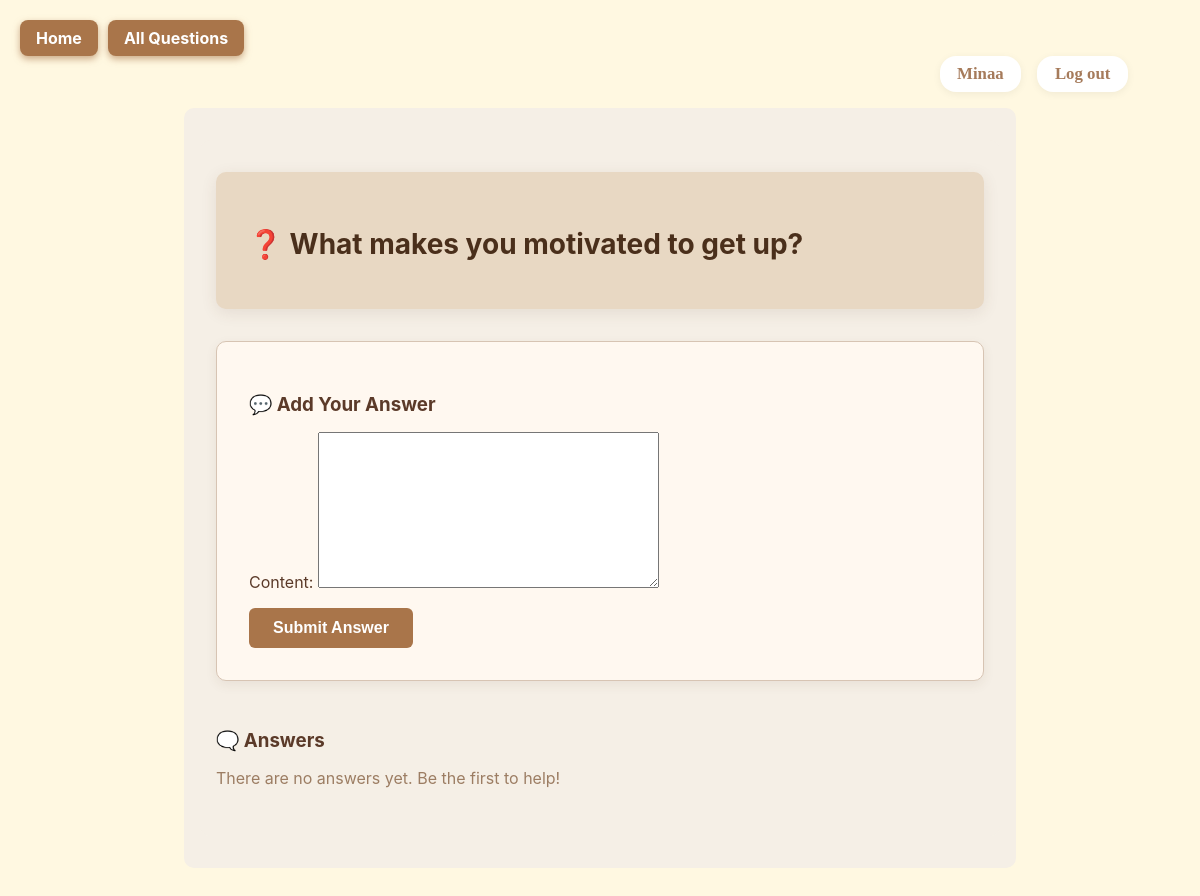
The app's page /question/6/ (signed in), older data.
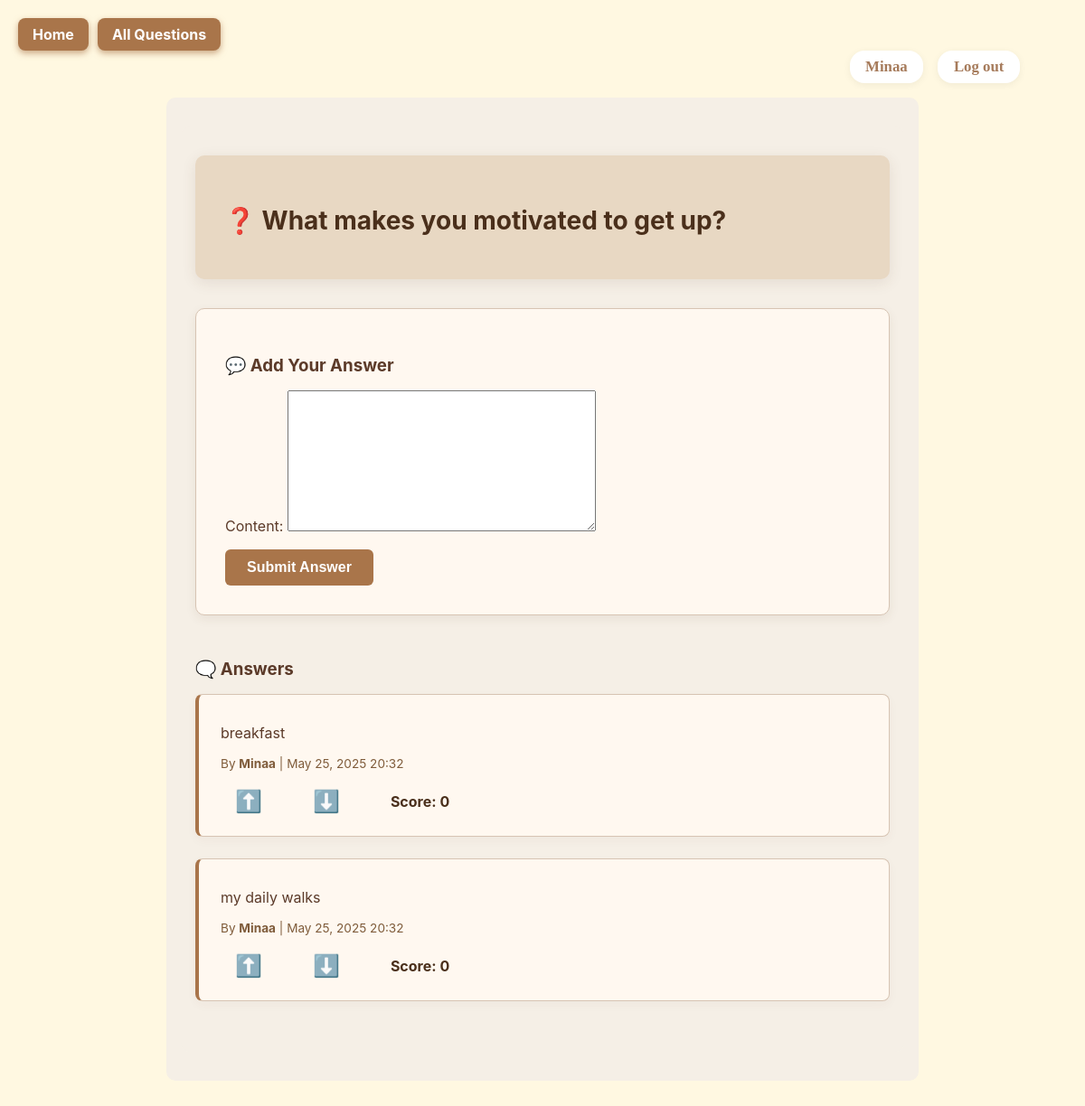
The same page, newer data.
### goldenqa/models.py (models this page shows, shortened)
class Question(models.Model):
    user = models.ForeignKey(User, on_delete=models.CASCADE)
    text = models.TextField()
    tag = models.CharField(max_length=30, choices=TAG_CHOICES, default='other')
    created_at = models.DateTimeField(auto_now_add=True)

class Answer(models.Model):
    user = models.ForeignKey(User, on_delete=models.CASCADE)
    question = models.ForeignKey(Question, related_name='answers', on_delete=models.CASCADE)
    content = models.TextField()
    created_at = models.DateTimeField(auto_now_add=True)
    def vote_score(self):
        upvote_count = self.upvote_set.count()
        downvote_count = self.downvote_set.count()
        return upvote_count - downvote_count

### goldenqa/views.py (the view)
# urls.py: path('question/<int:pk>/', views.question_detail, name='question_detail'),
def question_detail(request, pk):
    question = get_object_or_404(Question, pk=pk)
    user = request.user
    if not user.is_authenticated:
        return render(request, 'cores/must_login.html')
    answers = question.answers.annotate(
        upvote_count=Count('upvote_set'),
        downvote_count=Count('downvote_set')
    ).annotate(
        total_votes=F('upvote_count') + F('downvote_count')
    ).order_by('-total_votes', '-created_at')
    user_upvotes = set()
    user_downvotes = set()
    if user.is_authenticated:
        user_upvotes = set(
            Upvote.objects.filter(user=user, answer__in=answers).values_list('answer_id', flat=True)
        )
        user_downvotes = set(
            Downvote.objects.filter(user=user, answer__in=answers).values_list('answer_id', flat=True)
        )
    if request.method == 'POST':
        form = AnswerForm(request.POST)
        if form.is_valid():
            a = form.save(commit=False)
            a.user = user
            a.question = question
            a.save()
            return redirect('question_detail', pk=pk)
    else:
        form = AnswerForm()
    return render(request, 'cores/question_detail.html', {
        'question': question,
        'answers': answers,
        'form': form,
        'user_upvotes': user_upvotes,
        'user_downvotes': user_downvotes,
    })

### goldenqa/forms.py
class AnswerForm(forms.ModelForm):
    class Meta:
        model = Answer
        fields = ['content']

### goldenqa/templates/cores/question_detail.html (shortened to what this page needs)
{% extends 'cores/base.html' %}
{% block content %}
<div class="top-left-buttons">
    <a href="{% url 'home' %}">Home</a>
    <a href="{% url 'question_page' %}">All Questions</a>
</div>
<div class="container">
    <div class="question-box">
        <h2>❓ {{ question.text }}</h2>
    </div>
    <div class="form-section">
        <h3>💬 Add Your Answer</h3>
        <form method="post" id="answer-form">
            {{ form.as_p }}
            <button type="submit">Submit Answer</button>
        </form>
    </div>
    <div class="answers-section">
        <h3>🗨️ Answers</h3>
        {% for a in answers %}
    <div class="answer-card" id="answer-{{ a.id }}">
        <p>{{ a.content }}</p>
        <div style="font-size: 0.85rem; color: #7f5c3b; margin-bottom: 0.5rem;">
            By <strong>{{ a.user.username }}</strong> | {{ a.created_at|date:"M d, Y H:i" }}
        </div>
        <div class="vote-container">
            <button class="vote-btn {% if a.id in user_upvotes %}upvoted{% endif %}"
                    onclick="voteAnswer({{ a.id }}, 'upvote')" title="Upvote">⬆️</button>
            <button class="vote-btn {% if a.id in user_downvotes %}downvoted{% endif %}"
                    onclick="voteAnswer({{ a.id }}, 'downvote')" title="Downvote">⬇️</button>
            <span id="score-{{ a.id }}" class="vote-score">Score: {{ a.vote_score }}</span>
        </div>
    </div>
{% empty %}
    <p style="color: #9c7d63;">There are no answers yet. Be the first to help!</p>
{% endfor %}
    </div>
</div>
{% endblock %}

### goldenqa/templates/cores/base.html (shortened to what this page needs)
{% load static %}
<!DOCTYPE html>
<html lang="en">
<head>
    <link rel="stylesheet" href="{% static 'cores/styles.css' %}">
</head>
<body>
    <div class="nav" style="background:transparent;box-shadow:none;border-bottom:none;">
        {% if user.is_authenticated %}
            <div class="nav-right" style="display:flex;gap:1rem;align-items:center;">
                <span style="background:#fff;padding:0.5rem 1.1rem;border-radius:16px;box-shadow:0 2px 8px rgba(0,0,0,0.06);display:flex;align-items:center;font-weight:600;color:#A67B5B;font-size:1.05em;">
                    {{ user.username }}
                </span>
                <span style="background:#fff;padding:0.5rem 1.1rem;border-radius:16px;box-shadow:0 2px 8px rgba(0,0,0,0.06);display:flex;align-items:center;">
                    <a href="{% url 'logout' %}" class="nav-link">Log out</a>
                </span>
            </div>
        {% endif %}
    </div>
    <div class="container">
        {% block content %}{% endblock %}
    </div>
</body>
</html>

### goldenqa/static/core/styles.css (style rules this page uses)
body { font-family: 'Georgia', serif; background-color: #fff8e1; color: #4a3f35; padding: 2rem; }
.nav { background-color: #d4af37; padding: 1rem; color: white; text-align: right; }
a { color: #7d6608; font-weight: bold; }
button { background-color: #d4af37; border: none; color: white; padding: 0.5rem 1rem; cursor: pointer; font-weight: bold; }
.container { background-color: #fffaf0; padding: 2rem; border-radius: 10px; }

### goldenqa/templates/cores/base.html (style rules this page uses)
.nav { padding: 1rem 2rem; display: flex; justify-content: space-between; align-items: center; background: transparent; box-shadow: none; border-bottom: none; }
.nav-link { color: #A67B5B !important; background: transparent; text-decoration: none; padding: 0; border-radius: 0; font-weight: 600; font-size: 1.05em; margin: 0; display: inline; border: none; transition: color 0.2s; }
.nav-right { display: flex; align-items: center; }

### goldenqa/templates/cores/question_detail.html (style rules this page uses)
.top-left-buttons { position: fixed; top: 20px; left: 20px; display: flex; gap: 10px; z-index: 9999; }
.top-left-buttons a { background: #a9754a; color: white; padding: 0.5rem 1rem; border-radius: 8px; font-weight: 700; font-size: 1rem; text-decoration: none; box-shadow: 0 3px 7px rgba(169, 117, 74, 0.6); transition: background-color 0.3s ease; }
.container { max-width: 800px; margin: auto; padding: 2rem 1rem; font-family: 'Inter', sans-serif; background-color: #f5efe6; color: #5b3a29; }
.question-box { background: #e8d8c3; padding: 2rem; border-radius: 10px; box-shadow: 0 4px 16px rgba(91, 58, 41, 0.1); margin-bottom: 2rem; }
.question-box h2 { font-size: 1.75rem; margin-bottom: 1rem; color: #4a2f1b; }
.form-section { background: #fff8f0; padding: 2rem; border: 1px solid #d7c4b3; border-radius: 10px; margin-bottom: 3rem; box-shadow: 0 4px 12px rgba(91, 58, 41, 0.08); }
.form-section h3 { margin-bottom: 1rem; color: #5b3a29; }
.form-section form { margin-top: 1rem; }
.form-section button { background-color: #a9754a; color: white; border: none; padding: 0.7rem 1.5rem; border-radius: 6px; font-size: 1rem; cursor: pointer; transition: background-color 0.3s ease; }
.answers-section h3 { margin-bottom: 1rem; color: #5b3a29; }
.answer-card { background: #fff8f0; border: 1px solid #d7c4b3; border-left: 4px solid #a9754a; padding: 1rem 1.5rem; border-radius: 8px; margin-bottom: 1.5rem; position: relative; box-shadow: 0 4px 12px rgba(91, 58, 41, 0.04); color: #5b3a29; }
.vote-btn { background: none; border: none; font-size: 1.5rem; cursor: pointer; transition: all 0.3s ease; margin: 0 8px 0 0; user-select: none; color: #7f5c3b; }
.vote-container { margin-top: 0.75rem; display: flex; align-items: center; gap: 8px; font-size: 1rem; color: #6b4b34; }
.vote-score { font-weight: bold; color: #4a2f1b; margin-left: 16px; min-width: 80px; }

Row changes from the older to the newer data that the page shows:
added Answer: content "breakfast", user.username "Minaa", created_at "May 25, 2025 20:32", vote_score "0"
added Answer: content "my daily walks", user.username "Minaa", created_at "May 25, 2025 20:32", vote_score "0"
Text that changed along with them:
text no longer shown: "There are no answers yet. Be the first to help!"
